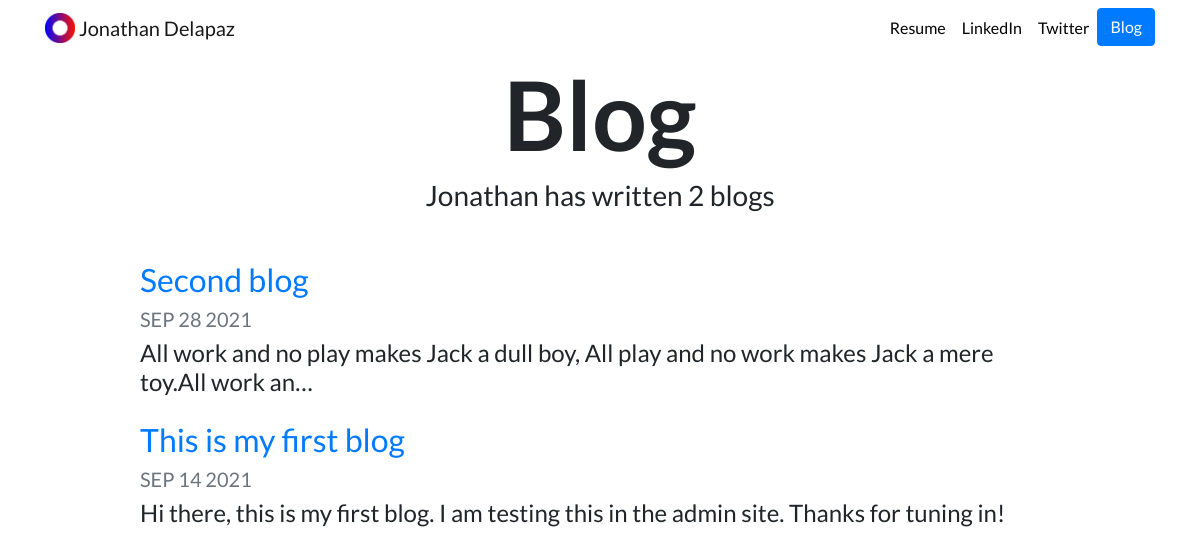
Screenshot of /blog/ with the database file from the repository.
### blog/models.py (models this page shows, shortened)
class Blog(models.Model):
    title = models.CharField(max_length=30)
    date = models.DateField()
    content = models.TextField()

### blog/views.py (the view)
# urls.py: path('', views.home, name='all_blogs'),
def home(request):
    context = {'blogs': Blog.objects.order_by('-date')}
    return render(request, 'blog/all_blogs.html', context)

### blog/templates/blog/all_blogs.html
{% extends "portfolio/base.html" %}
{% load static %}
{% block content %}
<h1 id="blogtitle" class="font-weight-bold text-center">Blog</h1>
<h3 class="text-center mb-5">Jonathan has written {{ blogs.count }} blog{{ blogs.count|pluralize }}</h3>
{% for blog in blogs %}
<div class="row justify-content-center my-3">
    <div class="col-md-10">
        <a href="{% url 'blog:detail' blog.id %}">
            <h2>{{ blog.title }}</h2>
        </a>
        <h5 class="text-muted">{{ blog.date|date:'M d Y'|upper }}</h5>
        <h4>{{ blog.content|striptags|truncatechars:100 }}</h4>
    </div>
</div>
{% endfor %}
{% endblock %}

### portfolio/templates/portfolio/base.html (shortened to what this page needs)
{% load static %}
<!doctype html>
<html lang="en">
<head>
    <link rel="stylesheet" href="https://stackpath.bootstrapcdn.com/bootstrap/4.4.1/css/bootstrap.min.css"
>
    <link rel="stylesheet" href="{% static 'portfolio/custom.css' %}">
</head>
<body>
    <nav id="topNav" class="navbar navbar-expand-md navbar-light">
        <div class="container">
            <a class="navbar-brand" href="{% url 'home' %}">
                <img src="{% static 'portfolio/Logo.png' %}" width="30" height="30" class="d-inline-block align-top"
                    alt="">
                <span>Jonathan Delapaz</span>
            </a>
            <div class="collapse navbar-collapse text-center" id="navbarNav">
                <ul class="navbar-nav ml-auto">
                    <li class="nav-item">
                        <a class="nav-link" href="{% static 'portfolio/resume.pdf' %}">Resume</a>
                    </li>
                    <li class="nav-item">
                        <a class="nav-link" href="https://www.linkedin.com/in/nick-walter/" target="_blank">LinkedIn</a>
                    </li>
                    <li class="nav-item">
                        <a class="nav-link" href="https://twitter.com/ZappyCode" target="_blank">Twitter</a>
                    </li>
                    <li>
                        <a role="button" href="{% url 'blog:all_blogs' %}" class="btn btn-primary">Blog</a>
                    </li>
                </ul>
            </div>
        </div>
    </nav>
    <div class="container">
        {% block content %}{% endblock %}
    </div>
</body>
</html>

### portfolio/static/portfolio/custom.css (style rules this page uses)
.navbar-nav .nav-link { color: rgba(0, 0, 0, 1) !important; }
body { font-family: "Lato", sans-serif; }
#blogtitle { font-size: 6rem; }

### rows the page displays
Blog: title "Second blog", date "SEP 28 2021", content "All work and no play makes Jack a dull boy, All play and no work makes Jack a mere toy.All work an…"
Blog: title "This is my first blog", date "SEP 14 2021", content "Hi there, this is my first blog. I am testing this in the admin site. Thanks for tuning in!"

### other values shown
{{ blogs.count }} "2"
